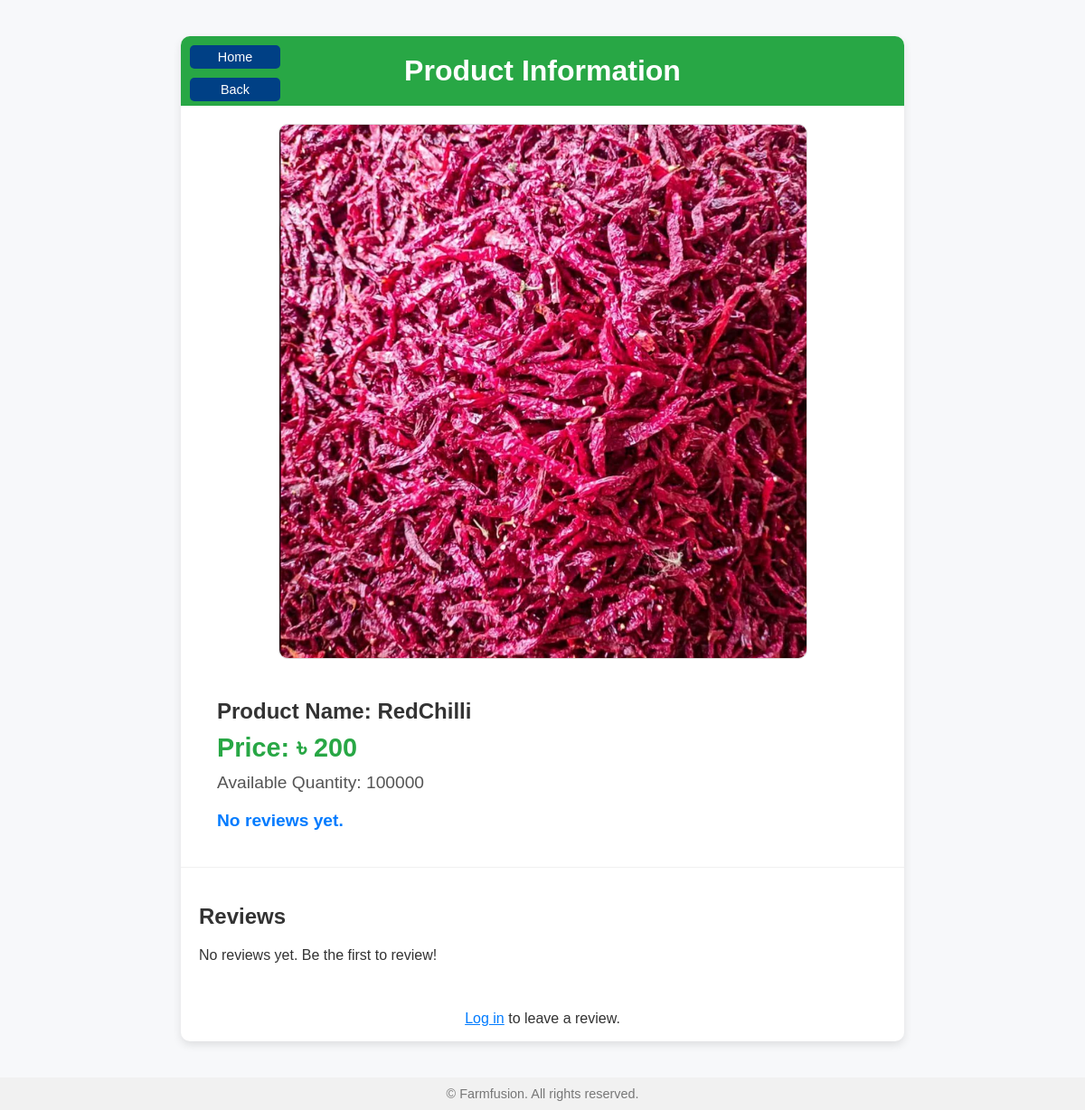
The page /product_detail/17/ on the database as committed earlier.
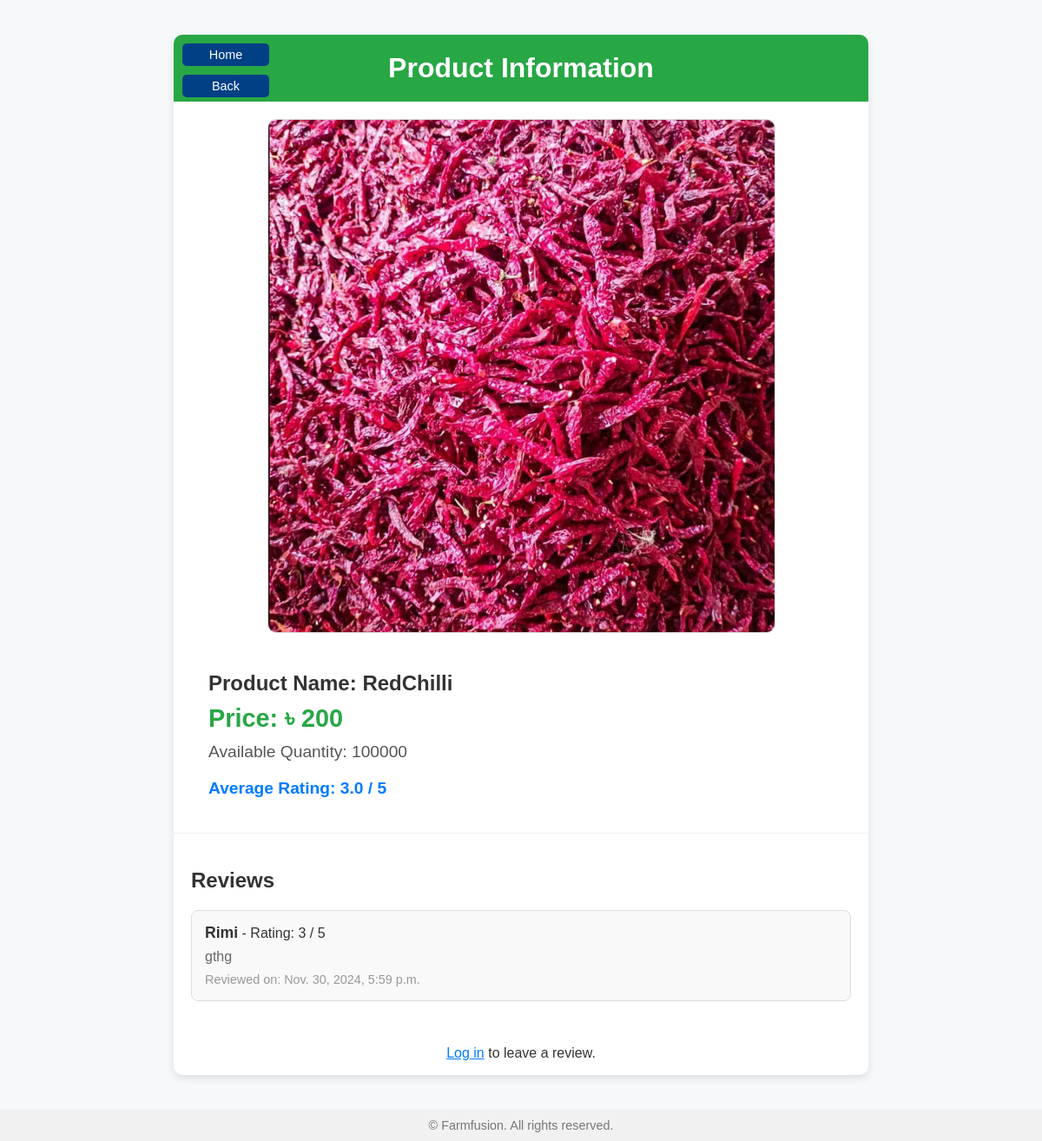
The same page on the database as committed later.
### products/models.py (models this page shows, shortened)
class Review(models.Model):
    product = models.ForeignKey(Product, on_delete=models.CASCADE, related_name='reviews')
    user = models.ForeignKey(User, on_delete=models.CASCADE)
    rating = models.IntegerField(choices=[(i, i) for i in range(1, 6)])  # Rating from 1 to 5
    comment = models.TextField(blank=True, null=True)
    created_at = models.DateTimeField(auto_now_add=True)

### products/views.py (the view)
# urls.py: path('product_detail/<int:p_id>/', views.product_detail, name='product_detail'),
def product_detail(request,p_id):
    product = get_object_or_404(Product, pk=p_id)
    reviews = product.reviews.all()
    average_rating= reviews.aggregate(Avg('rating'))['rating__avg'] if reviews else 0
    if request.method == 'POST':
        if request.user.is_authenticated:
            form = ReviewForm(request.POST)
            if form.is_valid():
                review = form.save(commit=False)
                review.product = product
                review.user = request.user
                review.save()
                return redirect('product_detail', p_id=product.id)
        else:
            return redirect('login')
    else:
        form = ReviewForm()
    return render(request, 'components/product_detail.html', {
        'product': product,
        'reviews': reviews,
        'form': form,
        'average_rating': average_rating
    }
                  )

### templates/components/product_detail.html (shortened to what this page needs)
<!DOCTYPE html>
<html lang="en">
<head>
</head>
<body>
    <div class="container">
        <div class="product-header">
            <div class="header-buttons">
                <button onclick="window.location.href='{% url 'home' %}'">Home</button>
                <button onclick="window.history.back();">Back</button>
            </div>
            <h2>Product Information</h2>
        </div>
        <div class="product-content">
            <div class="product-image">
                <img src="{{ product.image.url }}" alt="{{ product.name }}">
            </div>
            <div class="product-details">
                <h2>Product Name: {{ product.name }}</h2>
                <div class="price">Price: ৳ {{ product.price }}</div>
                <div class="quantity">Available Quantity: {{ product.quantity }}</div>
                <div class="average-rating">
                    {% if average_rating %}
                        Average Rating: {{ average_rating|floatformat:1 }} / 5
                    {% else %}
                        No reviews yet.
                    {% endif %}
                </div>
            </div>
        </div>
        <div class="reviews-section">
            <h2>Reviews</h2>
            {% for review in reviews %}
                <div class="review">
                    <strong>{{ review.user.username }}</strong> - Rating: {{ review.rating }} / 5
                    <p>{{ review.comment }}</p>
                    <small>Reviewed on: {{ review.created_at }}</small>
                </div>
            {% empty %}
                <p>No reviews yet. Be the first to review!</p>
            {% endfor %}
        </div>
        {% if user.is_authenticated %}
            <div class="review-form">
                <h3>Leave a Review</h3>
                <form method="POST">
                    {% csrf_token %}
                    {{ form.as_p }}
                    <button type="submit">Submit Review</button>
                </form>
            </div>
        {% else %}
            <p style="text-align: center;">
                <a href="{% url 'login' %}" style="color: #007bff;">Log in</a> to leave a review.
            </p>
        {% endif %}
    </div>
    <div class="footer">
        &copy; {{ current_year }} Farmfusion. All rights reserved.
    </div>
</body>
</html>

Rows that differ between the two databases and show on the page:
added Review: user.username "Rimi", rating "3", comment "gthg", created_at "Nov. 30, 2024, 5:59 p.m."
Other text that changed with them:
{{ average_rating|floatformat:1 }}: (not shown) → "3.0"
text no longer shown: "No reviews yet. No reviews yet. Be the first to review!"
text now shown: "Average Rating: / 5"
